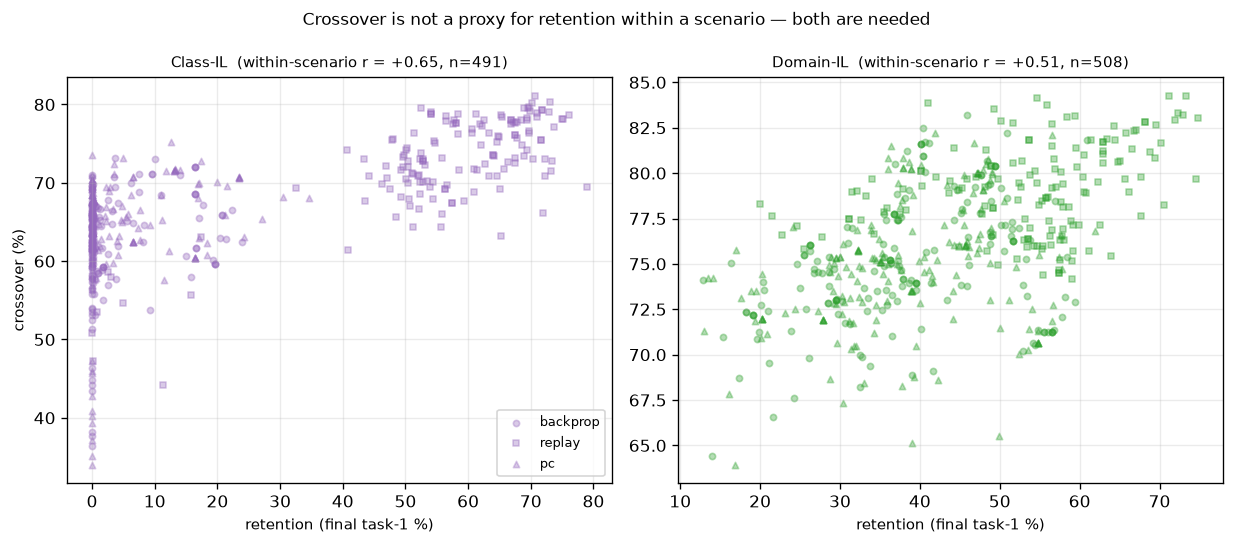

Write Python code to recreate this figure.
"""If we discard mean test error, does crossover carry the same information as retention, or do
they disagree often enough that neither can substitute for the other?

900-series PLOT SCRIPT. Loads saved arrays from every sweep already run, trains nothing. M3.

ONE PLOT: crossover (y) against retention (x), one point per (method, seed, condition), pooled
across every sweep that has both numbers -- 340 (lr), 341 (width), 342 (depth), 802 (activation).
Colour by scenario, marker by rule. This is a diagnostic, not a replacement metric: the pooled
correlation across ALL points looks strong, but that is scenario separation doing the work
(Class-IL sits at low-retention/moderate-crossover, Domain-IL at high-retention/high-crossover),
not a real within-scenario relationship. The number that matters is the WITHIN-scenario r, printed
separately and annotated on the plot.

WHY THIS MATTERS FOR THE SWEEP FIGURES. If crossover and retention were near-perfectly
correlated within a scenario, one plot per sweep would do and 912/927-style dual-panel figures
would be redundant. They are not -- so both are needed, and this figure is the evidence for why,
not a call to reduce them to one.

PROVENANCE: 340_lr_sweep_{s}.npz, 341_width_sweep_{s}.npz, 342_depth_sweep_{s}.npz (columns:
method, x, seed, retention, t2_final, crossover, ...), 802_activation_sweep.npz (columns:
scenario, act, method, seed, final_t1, final_t2, crossover, switch0, reached).
"""
import sys
from pathlib import Path

ROOT = Path(__file__).resolve().parents[1]
sys.path.insert(0, str(ROOT))

import numpy as np
import matplotlib.pyplot as plt

from src.protocol import figure_path

EXP = ROOT / "experiments"
SCENARIOS = ["class_il", "domain_il"]
NICE = {"class_il": "Class-IL", "domain_il": "Domain-IL"}
COLORS = {"class_il": "tab:purple", "domain_il": "tab:green"}
MARKER = {"backprop": "o", "pc": "^", "replay": "s"}


def points_300(stem, scenario):
    """340/341/342 schema: (method, x, seed, retention, t2_final, crossover, ...)."""
    d = np.load(EXP / f"{stem}_{scenario}.npz", allow_pickle=True)["data"]
    out = []
    for r in d:
        method, ret, cx = r[0], float(r[3]), float(r[5])
        if np.isfinite(ret) and np.isfinite(cx):
            out.append((method, ret, cx))
    return out


def points_802(scenario):
    """802 schema: (scenario, act, method, seed, final_t1, final_t2, crossover, switch0, reached)."""
    d = np.load(EXP / "802_activation_sweep.npz", allow_pickle=True)["data"]
    out = []
    for r in d:
        if r[0] != scenario:
            continue
        method, ret, cx = r[2], float(r[4]), float(r[6])
        if np.isfinite(ret) and np.isfinite(cx):
            out.append((method, ret, cx))
    return out


if __name__ == "__main__":
    fig, axes = plt.subplots(1, 2, figsize=(10.4, 4.6), sharex=False, sharey=False)

    all_ret, all_cx, all_scen = [], [], []
    for ax, scenario in zip(axes, SCENARIOS):
        pts = (points_300("340_lr_sweep", scenario) + points_300("341_width_sweep", scenario)
               + points_300("342_depth_sweep", scenario) + points_802(scenario))
        for method in ["backprop", "replay", "pc"]:
            sub = [(ret, cx) for m, ret, cx in pts if m == method]
            if not sub:
                continue
            ret, cx = zip(*sub)
            ax.scatter(ret, cx, s=14, alpha=0.35, marker=MARKER[method],
                       color=COLORS[scenario], label=method)
            all_ret.extend(ret); all_cx.extend(cx); all_scen.extend([scenario] * len(ret))
        ret_all = np.array([r for m, r, c in pts])
        cx_all = np.array([c for m, r, c in pts])
        r_within = np.corrcoef(ret_all, cx_all)[0, 1]
        ax.set_title(f"{NICE[scenario]}  (within-scenario r = {r_within:+.2f}, n={len(pts)})",
                     fontsize=9)
        ax.set_xlabel("retention (final task-1 %)", fontsize=9)
        ax.grid(alpha=0.25)
        print(f"  {NICE[scenario]:10s} within-scenario r(retention, crossover) = {r_within:+.3f}"
              f"  (n={len(pts)})")

    axes[0].set_ylabel("crossover (%)", fontsize=9)
    axes[0].legend(fontsize=8, loc="lower right")
    r_pooled = np.corrcoef(all_ret, all_cx)[0, 1]
    print(f"  pooled across scenarios: r = {r_pooled:+.3f}  <- inflated by scenario separation, "
          f"not a within-scenario relationship")
    fig.suptitle("Crossover is not a proxy for retention within a scenario — both are needed",
                 fontsize=10)
    fig.tight_layout()
    out = figure_path(__file__)
    fig.savefig(out, dpi=120, bbox_inches="tight")
    print(f"saved {out}")
